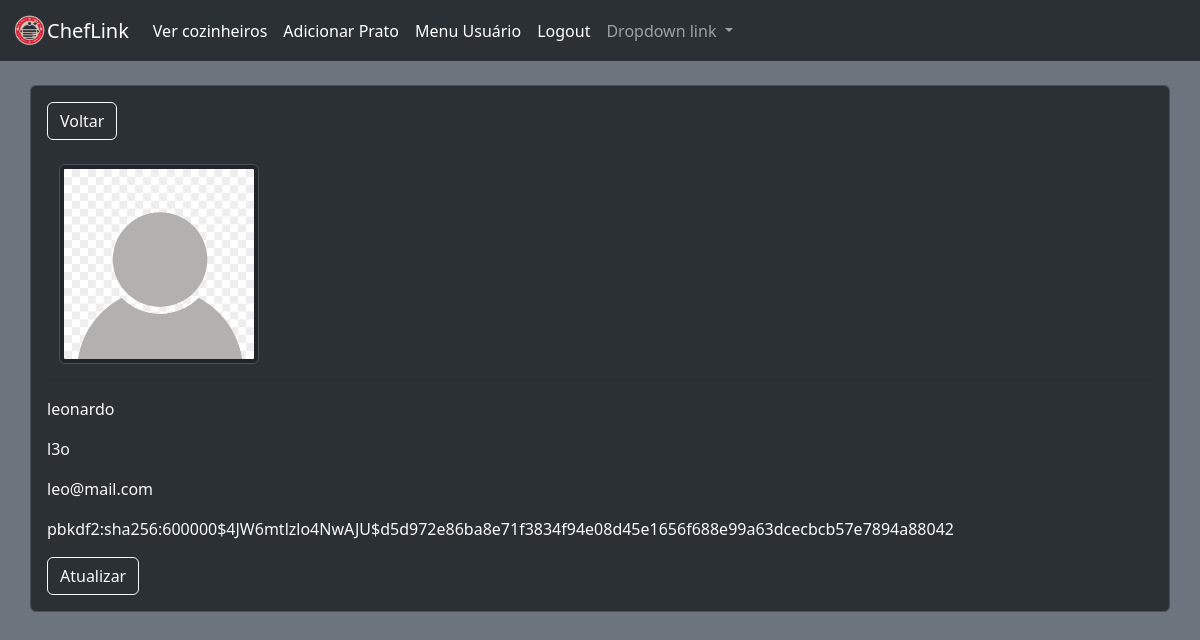
The app's page /dashboard (signed in) with its own data.
### models.py (models this page shows)
class UserModel(db.Model, UserMixin):
    __tablename__ = "usermodel"
    id = mapped_column(Integer,autoincrement=True,primary_key=True)
    name = mapped_column(String(100), nullable=False)
    username = mapped_column(String(30), nullable=False,unique=True)
    email = mapped_column(String(60), nullable=False, unique=True)
    password_hash = mapped_column(String(128), nullable=False)
    status = mapped_column(Boolean, unique=False,default=True)
    posts = relationship('UserPostModel', backref='poster')

### routes.py (the view)
@app.route('/dashboard', methods=['POST','GET'])
@login_required
def dashboard_user():
    username=current_user.username
    user = UserModel.query.filter_by(username=username).first_or_404()
    return render_template('dashboard.html',user=user)

### routes.py (called while the page is built)
@login_manager.user_loader
def load_user(user_id):
    return UserModel.query.get_or_404(user_id)

### templates/dashboard.html (shortened to what this page needs)
{%extends "base.html"%}
{%block body%}
<br>
<div class="container p-3 border d-flex bg-body-tertiary rounded flex-column" data-bs-theme="dark">
    <div class="d-grid gap-2 d-md-block">
        <a href="{{url_for('index')}}" class="btn btn-outline-light">Voltar</a>
    </div>
    <br>
    <div class="container-sm">
        <img src="{{url_for('static',filename='images/default_profile.png')}}" alt="" class="rounded img-thumbnail" width="200px" height="200px">
    </div>
    <hr>
    <p class="text-light">{{user.name}}</p>
    <p class="text-light">{{user.username}}</p>
    <p class="text-light">{{user.email}}</p>
    <p class="text-light text-break" >{{user.password_hash}}</p>
    <div class="d-grid gap-2 d-md-block">
        <a href="{{url_for('alter_user',id=current_user.id)}}" class="btn btn-outline-light">Atualizar</a>
    </div>
</div>
{%endblock%}

### records on screen
UserModel: name "leonardo", username "l3o", email "leo@mail.com", password_hash "pbkdf2:sha256:600000$4JW6mtlzlo4NwAJU$d5d972e86ba8e71f3834f94e08d45e1656f688e99a63dcecbcb57e7894a88042"
